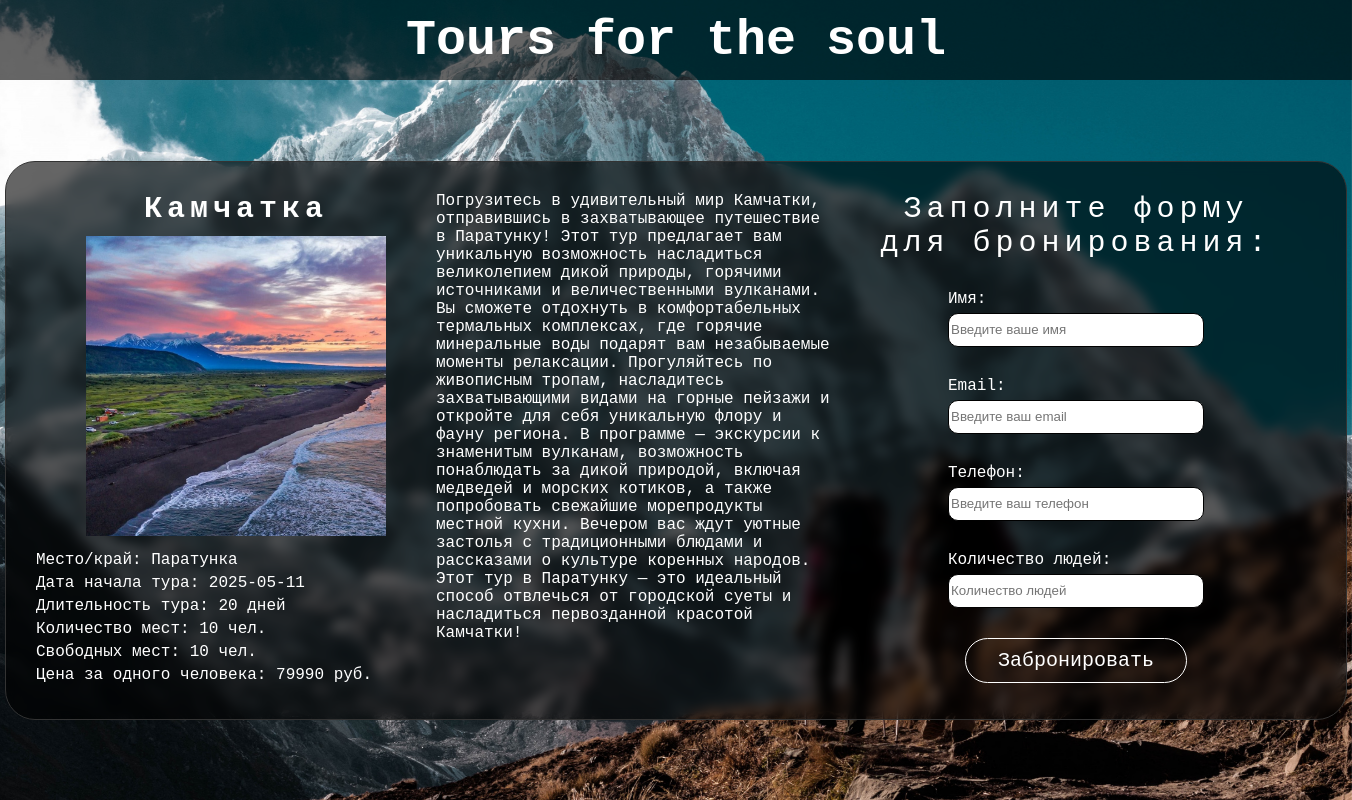
Screenshot of /current_tour/4 with the database file from the repository.
### app/database/db.py (models this page shows)
class TourTable(Base):
    __tablename__ = 'tours'
    id = Column(Integer, primary_key=True)
    title = Column(String, nullable=False)
    description = Column(String, nullable=False)
    place = Column(String, nullable=False)
    start_date_tour = Column(String, nullable=False)
    duration = Column(Integer, nullable=False)
    max_people = Column(Integer, nullable=False)
    available_places = Column(Integer, nullable=False)
    occupied_places = Column(Integer, nullable=False)
    price_per_person = Column(Integer, nullable=False)
    image_path = Column(String, nullable=False)
    users = relationship("UserTable", back_populates="tour")

### app/routes/routes.py (the view, shortened to what this page needs)
    @app.route('/current_tour/<tour_id>', methods=['POST', 'GET'])
    def current_tour(tour_id):
        with SessionLocal() as sessionloc:
            query = select(TourTable).where(TourTable.id == tour_id)
            result = sessionloc.execute(query)
            tour_model = result.scalars().first()
            if not tour_model:
                logger.warning('Тур с ID %s не найден.', tour_id)
                return render_template('user/error_page.html')
            logger.info('Отображение страницы бронирования для тура с ID %s.', tour_id)
            return render_template('user/book_tour_page.html', tour_model=tour_model)

### app/templates/user/book_tour_page.html (shortened to what this page needs)
{% extends 'user/base_page.html' %}
{% block head %}
<head>
    <link rel="stylesheet" type="text/css" href="{{ url_for('static', filename='css/base_page_style.css') }}">
    <link rel="stylesheet" type="text/css" href="{{ url_for('static', filename='css/book_tour_page_style.css') }}">
</head>
{% endblock %}
{% block content %}
<div class="block-selected-tour">
    <div class="selected-tour">
        <div class="show-selected-tour">
            <div class="titel-tour">
                {{ tour_model.title }}
            </div>
            <div class="img-tour">
                <img src="{{ url_for('static', filename='image/img_tour/' + tour_model.image_path) }}"
                    alt="{{ tour_model.title }}" style="max-width: 300px; height: auto;">
            </div>
            <div class="desc-tour">
                <div class="place-tour">
                    <span>Место/край:</span>
                    {{ tour_model.place }}
                </div>
                <div class="start-date-tour">
                    <span>Дата начала тура:</span>
                    {{ tour_model.start_date_tour }}
                </div>
                <div class="duration-tour">
                    <span>Длительность тура:</span>
                    {{ tour_model.duration }} дней
                </div>
                <div class="max-people-tour">
                    <span>Количество мест:</span>
                    {{ tour_model.max_people }} чел.
                </div>
                <div class="av-places-tour">
                    <span>Свободных мест:</span>
                    {{ tour_model.available_places }} чел.
                </div>
                <div class="price-tour">
                    <span>Цена за одного человека:</span>
                    {{ tour_model.price_per_person }} руб.
                </div>
            </div>
        </div>
        <div class="desc-selected-tour">
            <span>{{ tour_model.description }}</span>
        </div>
        <div class="form-for-user">
            <div class="form-title">
                <span>Заполните форму для бронирования:</span>
            </div>
            <div class=form-field>
                <form method="post">
                    <div class="form-group">
                        <label for="id_name">Имя:</label>
                        <input type="text" name="name" id="id_name" placeholder="Введите ваше имя" required>
                    </div>
                    <div class="form-group">
                        <label for="id_email">Email:</label>
                        <input type="email" name="email" id="id_email" placeholder="Введите ваш email" required>
                    </div>
                    <div class="form-group">
                        <label for="id_phone">Телефон:</label>
                        <input type="text" name="phone" id="id_phone" placeholder="Введите ваш телефон" required>
                    </div>
                    <div class="form-group">
                        <label for="id_number_of_people">Количество людей:</label>
                        <input type="number" name="number_of_people" id="id_number_of_people"
                            placeholder="Количество людей" required>
                    </div>
                    <div class="book-button"><input type="submit" value="Забронировать"></p>
                    </div>
                </form>
            </div>
        </div>
    </div>
</div>
{% endblock %}

### app/static/css/base_page_style.css (style rules this page uses)
body { display: flex; flex-direction: column; min-height: 100vh; margin: 0px; font-family: Courier New; }

### app/static/css/book_tour_page_style.css (style rules this page uses)
.block-selected-tour { display: flex; flex-direction: column; justify-content: center; align-items: center; }
.block-selected-tour .selected-tour { display: flex; text-align: left; border: 1px solid #333; border-radius: 30px; padding: 30px; backdrop-filter: blur(6px); background-color: rgba(0, 0, 0, 0.6); }
.block-selected-tour .selected-tour .show-selected-tour { width: 400px; }
.block-selected-tour .selected-tour .show-selected-tour .titel-tour { display: block; text-align: center; color: white; font-weight: bold; font-size: 30px; letter-spacing: 5px; }
.block-selected-tour .selected-tour .show-selected-tour .img-tour { display: block; text-align: center; margin: 10px 0px 10px 0px; }
.block-selected-tour .selected-tour .show-selected-tour .desc-tour { display: block; text-align: left; color: white; }
.block-selected-tour .selected-tour .show-selected-tour .desc-tour div { margin-bottom: 5px; }
.block-selected-tour .selected-tour .desc-selected-tour { display: block; width: 400px; overflow-wrap: break-word; color: white; }
.block-selected-tour .selected-tour .form-for-user { padding: 0px 40px; width: 400px; }
.block-selected-tour .selected-tour .form-for-user .form-title { display: block; text-align: center; color: white; font-size: 30px; letter-spacing: 5px; margin: 0px 0px 30px; }
.block-selected-tour .selected-tour .form-for-user .form-field { display: flex; justify-content: center; flex-direction: column; align-items: center; }
.block-selected-tour .selected-tour .form-for-user .form-group label { display: block; color: white; margin: 0px 0px 5px; }
.block-selected-tour .selected-tour .form-for-user .form-group input { display: block; margin: 0px 0px 30px; width: 250px; height: 30px; border: 1px solid black; border-radius: 10px; }
.block-selected-tour .selected-tour .form-for-user .form-field .book-button { display: flex; justify-content: center; }
.block-selected-tour .selected-tour .form-for-user .form-field .book-button input { font-family: Courier New; font-size: 20px; color: rgb(255, 255, 255); background-color: rgba(0, 0, 0, 0); text-decoration: none; border: 1px solid rgb(255, 255, 255); border-radius: 24px; padding: 10px 32px; transition: background-color 0.3s, color 0.3s; }

### rows the page displays
TourTable: title "Камчатка", image_path+title (picture), place "Паратунка", start_date_tour "2025-05-11", duration "20", max_people "10", available_places "10", price_per_person "79990", description "Погрузитесь в удивительный мир Камчатки, отправившись в захватывающее путешествие в Паратунку! Этот тур предлагает вам уникальную возможность насладиться великолепием дикой природы, горячими источниками и величественными вулканами. Вы сможете отдохнуть в комфортабельных термальных комплексах, где горячие минеральные воды подарят вам незабываемые моменты релаксации. Прогуляйтесь по живописным тропам, насладитесь захватывающими видами на горные пейзажи и откройте для себя уникальную флору и фауну региона. В программе — экскурсии к знаменитым вулканам, возможность понаблюдать за дикой природой, включая медведей и морских котиков, а также попробовать свежайшие морепродукты местной кухни.…"
